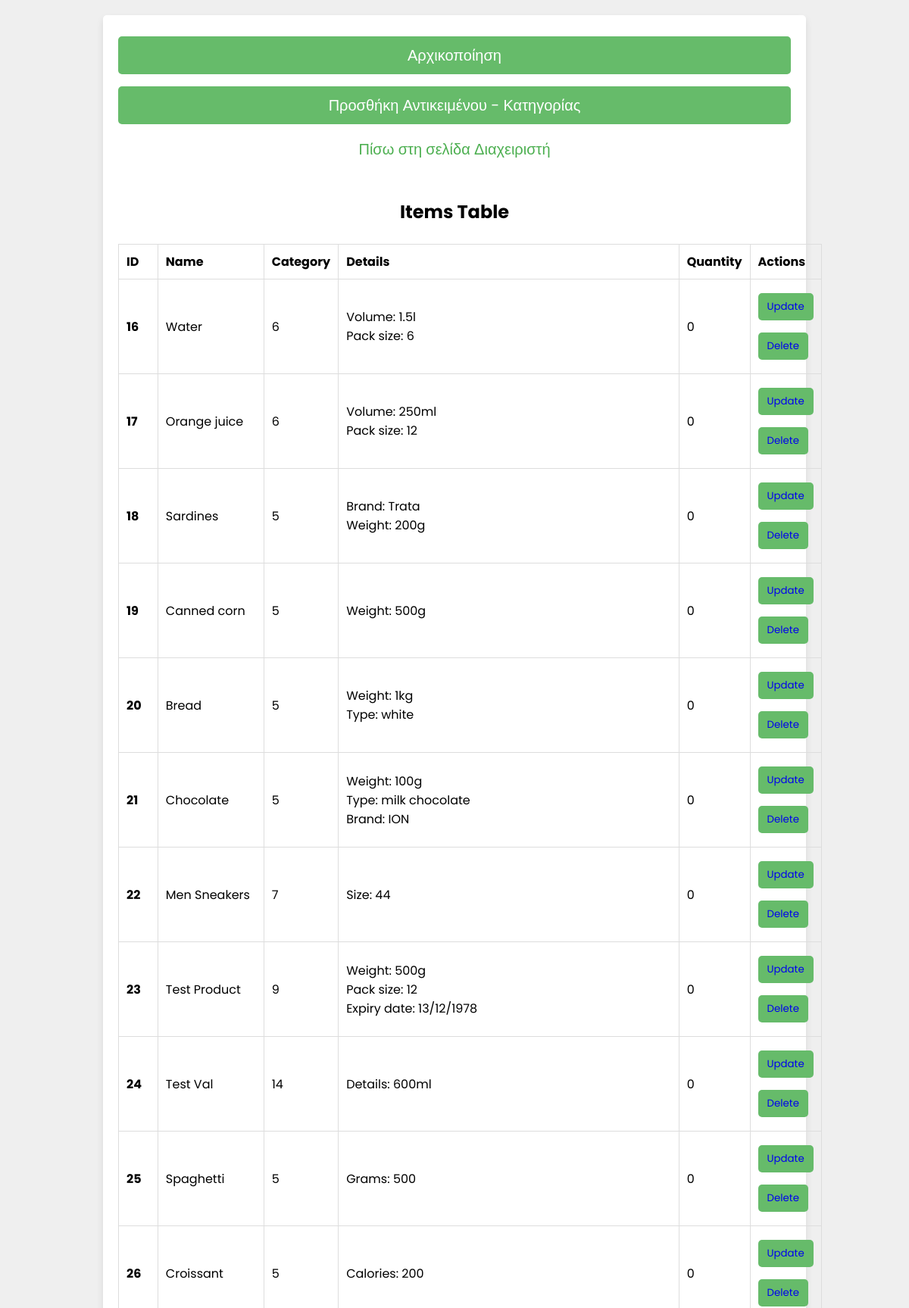
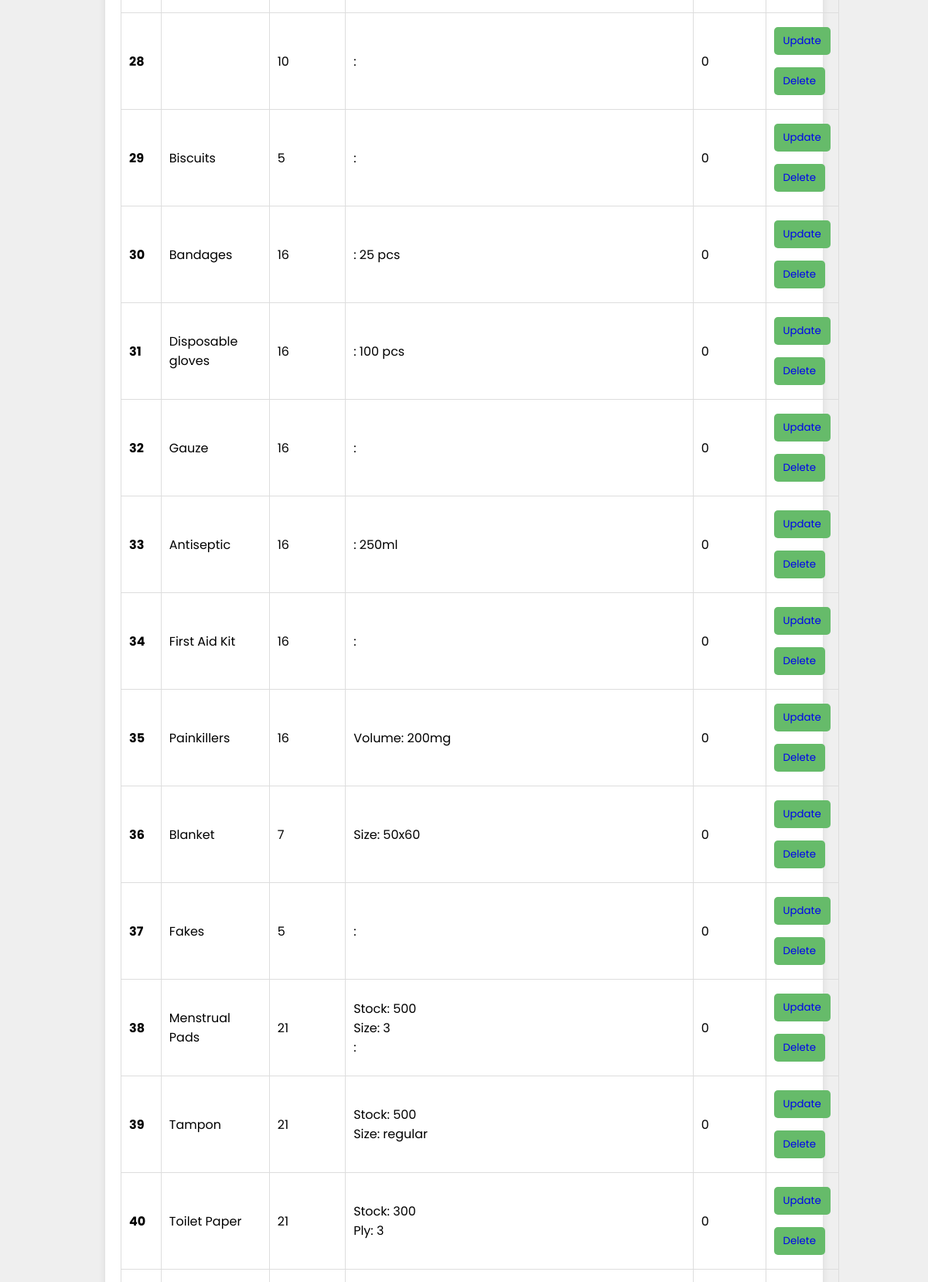
The app's page /display.php (signed in, upper part) with its own data (2 pictures, top to bottom).
### tables this page shows
CREATE TABLE `items` (
  `id` int(255) NOT NULL,
  `name` varchar(255) NOT NULL,
  `category` int(255) NOT NULL,
  `details` longtext NOT NULL,
  `quantity` int(255) NOT NULL
);

### display.php (the view, shortened to what this page needs)
<?php
@include 'config.php';
?>
<!DOCTYPE html>
<html lang="el">
<head>
    <link rel="stylesheet" href="css/style.css">
</head>
<body>
    <div class="form-container">
        <form id="initialize_form" action="" method="post">
            <input type="button" id="initialize_button" class="form-btn" value="Αρχικοποίηση" onclick="document.getElementById('initialize_form').submit();"><br>
            <input type="button" id="j_button" class="form-btn" onclick="window.location.href = 'add_to_database.php'" value="Προσθήκη Αντικειμένου - Κατηγορίας"><br>
            <p><a href="admin_page.php">Πίσω στη σελίδα Διαχειριστή</a></p>
            <br><br>
            <h2>Items Table</h2><br>
            <table class="table" id="jsonItemsTable">
                <thead>
                    <tr>
                        <th scope="col">ID</th>
                        <th scope="col">Name</th>
                        <th scope="col">Category</th>
                        <th scope="col">Details</th>
                        <th scope="col">Quantity</th>
                        <th scope="col">Actions</th>
                    </tr>
                </thead>
                <tbody>
                    <?php
                    $result = mysqli_query($conn, "SELECT * FROM items");
                    if ($result) {
                        while ($row = mysqli_fetch_assoc($result)) {
                            $details_array = json_decode($row['details'], true);
                            $details_formatted = "";
                            foreach ($details_array as $detail) {
                                $details_formatted .= ucfirst($detail['detail_name']) . ': ' . $detail['detail_value'] . '<br>';
                            }
                            echo '<tr>
                                <th scope="row">'.$row['id'].'</th>
                                <td>'.$row['name'].'</td>
                                <td>'.$row['category'].'</td>
                                <td>'.$details_formatted.'</td>
                                <td>'.$row['quantity'].'</td>
                                <td>
                                    <button><a href="update.php">Update</a></button>
                                    <button><a href="delete.php">Delete</a></button>
                                </td>
                            </tr>';
                        }
                    }
                    ?>
                </tbody>
            </table>
            <br><br><br>
            <h2>Categories Table</h2><br>
        </form>
    </div>
</body>
</html>

### css/style.css (style rules this page uses)
* { font-family: 'Poppins', sans-serif; margin:0; padding:0; box-sizing: border-box; outline: none; border:none; text-decoration: none; }
.form-container { min-height: 100vh; display: flex; align-items: center; justify-content: center; padding: 20px; padding-bottom: 60px; background: #efefef; }
.form-container form { padding: 20px; border-radius: 5px; box-shadow: 0 5px 10px rgba(0, 0, 0, .1); background: #FFF; text-align: center; max-width: 80%; }
.form-container form input, .form-container form select { width: 100%; padding: 10px 15px; font-size: 17px; margin: 8px 0; background: #E0F7FA; border-radius: 5px; }
.form-container form .form-btn { background: #66BB6A; color: #FFF; text-transform: capitalize; font-size: 20px; cursor: pointer; }
.form-container form p { margin-top: 10px; font-size: 20px; color: #333; }
.form-container form p a { color: #4CAF50; }
table { width: 100%; border-collapse: collapse; }
th, td { padding: 10px; border: 1px solid #ddd; text-align: left; }
button { width: fit-content; padding: 8px 12px; margin: 8px 0; background: #66BB6A; color: #FFF; border-radius: 5px; }

### records on screen
items: id "16", name "Water", category "6", detail_name "Volume", detail_value "1.5l", detail_name "Pack size", detail_value "6", quantity "0"
items: id "17", name "Orange juice", category "6", detail_name "Volume", detail_value "250ml", detail_name "Pack size", detail_value "12", quantity "0"
items: id "18", name "Sardines", category "5", detail_name "Brand", detail_value "Trata", detail_name "Weight", detail_value "200g", quantity "0"
items: id "19", name "Canned corn", category "5", detail_name "Weight", detail_value "500g", quantity "0"
items: id "20", name "Bread", category "5", detail_name "Weight", detail_value "1kg", detail_name "Type", detail_value "white", quantity "0"
items: id "21", name "Chocolate", category "5", detail_name "Weight", detail_value "100g", detail_name "Type", detail_value "milk chocolate", detail_name "Brand", detail_value "ION", quantity "0"
items: id "22", name "Men Sneakers", category "7", detail_name "Size", detail_value "44", quantity "0"
items: id "23", name "Test Product", category "9", detail_name "Weight", detail_value "500g", detail_name "Pack size", detail_value "12", detail_name "Expiry date", detail_value "13/12/1978", quantity "0"
items: id "24", name "Test Val", category "14", detail_name "Details", detail_value "600ml", quantity "0"
items: id "25", name "Spaghetti", category "5", detail_name "Grams", detail_value "500", quantity "0"
items: id "26", name "Croissant", category "5", detail_name "Calories", detail_value "200", quantity "0"
items: id "28", category "10", quantity "0"
items: id "29", name "Biscuits", category "5", quantity "0"
items: id "30", name "Bandages", category "16", detail_value "25 pcs", quantity "0"
items: id "31", name "Disposable gloves", category "16", detail_value "100 pcs", quantity "0"
items: id "32", name "Gauze", category "16", quantity "0"
items: id "33", name "Antiseptic", category "16", detail_value "250ml", quantity "0"
items: id "34", name "First Aid Kit", category "16", quantity "0"
items: id "35", name "Painkillers", category "16", detail_name "Volume", detail_value "200mg", quantity "0"
items: id "36", name "Blanket", category "7", detail_name "Size", detail_value "50x60", quantity "0"
items: id "37", name "Fakes", category "5", quantity "0"
items: id "38", name "Menstrual Pads", category "21", detail_name "Stock", detail_value "500", detail_name "Size", detail_value "3", quantity "0"
items: id "39", name "Tampon", category "21", detail_name "Stock", detail_value "500", detail_name "Size", detail_value "regular", quantity "0"
items: id "40", name "Toilet Paper", category "21", detail_name "Stock", detail_value "300", detail_name "Ply", detail_value "3", quantity "0"
